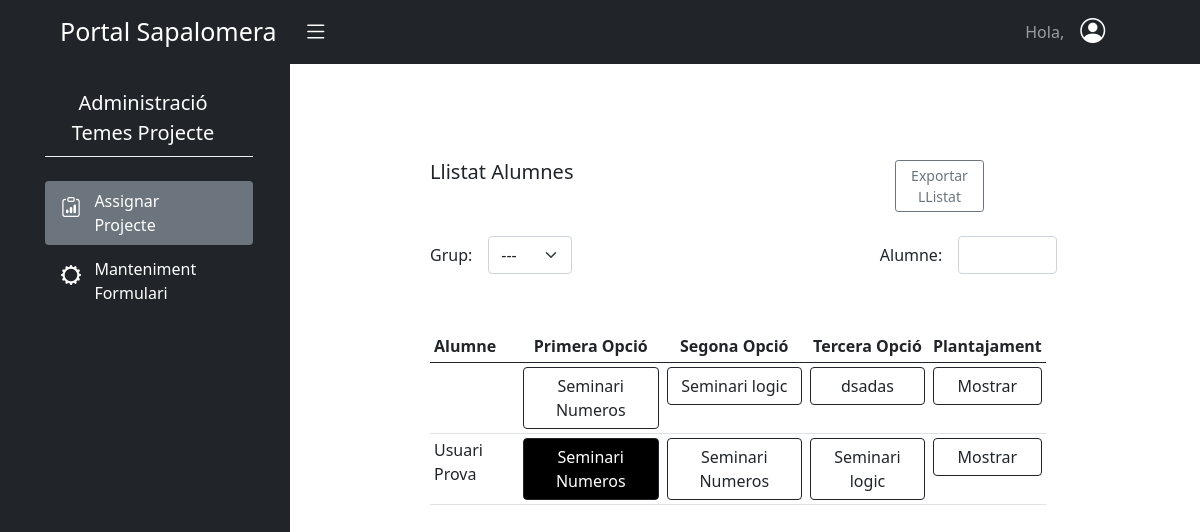
/batxilleratProjecte/assignarProjecte/ (signed in), run on the app's committed database.
### batx_seminaris/models.py (models this page shows)
class Solicitud(models.Model):
    plantajament = models.TextField()
    seminari = models.ForeignKey(Seminari, on_delete=models.CASCADE)
    usuari = models.ForeignKey(User, on_delete=models.CASCADE)
    assignat = models.BooleanField(default=False)
    class Meta:
        permissions = (
            ("enviar_solicitud", "Pot enviar Solicitud"),
        )

class Seminari(models.Model):
    nom = models.CharField(max_length=100)
    departament = models.ForeignKey(Departament, on_delete=models.CASCADE)
    places = models.PositiveSmallIntegerField()
    def __str__(self):
        return self.nom

### batx_seminaris/views.py (the view)
# urls.py: path('assignarProjecte/', AssignarProjecte, name='assignar-projecte'),
@login_required
@permission_required('batx_seminaris.gestio_professor',raise_exception=True)
def AssignarProjecte(request):
    if request.method == 'POST':
        solicitudId = request.POST.get('solicitudId')
        usuariId = request.POST.get('usuariId')
        SolicitudsUsuari = Solicitud.objects.filter(usuari_id=usuariId)
        SolicitudsUsuari.filter(assignat=True).update(assignat=False)
        SolicitudsUsuari.filter(id=solicitudId).update(assignat=True)
        placesDisponibles = list(Solicitud.objects.values('seminari').annotate(num_places=F('seminari__places')-Count(Case(When(assignat=True, then=1)))))
        return JsonResponse({'data':placesDisponibles})
    else:
        Solicituds = Solicitud.objects.all()
        placesDisponibles = Solicitud.objects.values('seminari').annotate(num_places=F('seminari__places')-Count(Case(When(assignat=True, then=1))))
        solicitudsPerId={}
        for solicitud in Solicituds:
            solicitudsPerId.setdefault(solicitud.usuari_id, []).append(solicitud)
        llistaSolicitudsId = sorted(solicitudsPerId.items())
        return render(request, 'batx_seminaris/assignar_projecte.html', {'llista_solicituds': llistaSolicitudsId,'placesDisponibles':placesDisponibles})

### batx_seminaris/templates/batx_seminaris/assignar_projecte.html (shortened to what this page needs)
{% extends "base.html" %}
{% load crispy_forms_tags %}
{% load static %}
{% block content %}
<div id="wrapper">
  <div class="container-fluid">
      <div id="sidebar-wrapper">
          <ul class="sidebar-nav">
              <div class="row d-flex justify-content-center">
                  <div class="col-11">
                      <div class="row">
                          <div class="col-11 text-white">
                              <ul>
                                  <li  class="fs-5 nav-link pt-4 ps-1 text-center">Administració </br>Temes Projecte</li>
                                  <div style="background-color:#EAEFF5;height:1px;"></div>
                                  <li class=" rounded nav-link mt-4 bg-secondary" role="button">
                                    <div class="row">
                                      <div class="col-sm-2  pt-1">
                                        <i class="bi bi-clipboard-data me-3" style="font-size:20px;"></i>
                                      </div>
                                      <div class="col-sm-8 pe-2  me-4">
                                          Assignar<br>Projecte
                                      </div>
                                    </div>
                                  </li>
                                  <li onclick = "location.href= '{% url 'batxSeminaris:manteniment-formulari' %}'" class="nav-link color-boto rounded mt-1" role="button">
                                      <div class="row">
                                        <div class="col-sm-2 pt-1">
                                            <i class="bi bi-gear-wide" style="font-size:20px;" ></i>
                                        </div>
                                        <div class="col-sm-8">
                                            Manteniment <br> Formulari
                                        </div>
                                      </div>
                                    </li>
                              </ul>
                          </div>
                      </div>
                  </div>
              </div>
          </ul>
      </div>
      <div id="page-content-wrapper" class="overflow-auto" style="height:85vh">
          <div class="container-fluid">
            <div class="col p-1 ps-5">
              <div class="container p-5">
                <div class="row py-4">
                    <div class="col-sm-7">
                      <h5>Llistat Alumnes</h5>
                    </div>
                    <div class="col-sm-1"></div>
                    <div class="col-sm-2 pe-3">
                        <button type="button" class="btn btn-outline-secondary btn-sm">Exportar LListat</button>
                    </div>
                </div>
                <div class="row g-3 align-items-center">
                  <div class="col-auto">
                    <label for="grup" class="col-form-label">Grup:</label>
                  </div>
                  <div class="col-auto">
                    <select class="form-select" id="filter">
                      <option selected value="Tots">---</option>
                    </select>
                  </div>
                  <div class="col-auto">
                    <label for="alumne" class="col-form-label">Alumne:</label>
                  </div>
                  <div class="col-sm-2">
                    <input type="input" id="alumne" class="form-control">
                  </div>
                </div>
                <div class="row py-2">
                  <div class="col-md-11 py-5">
                    <table class=" table-responsive table table-sm table-hover">
                      <thead>
                        <tr>
                            <th>Alumne</th>
                            <th class="text-center">Primera Opció</th>
                            <th class="text-center">Segona Opció</th>
                            <th class="text-center">Tercera Opció</th>
                            <th class="text-center">Plantajament</th>
                        </tr>
                      </thead>
                      <tbody id="taulaSolicituds">
                        {% for key, value in llista_solicituds %}
                          <tr grup="{{value.0.usuari.groups.all.0}}">
                            <td>{{value.0.usuari.get_full_name}}</td>
                          {% for solicitud in value %}
                                <td>
                                  <button
                                        type="button"
                                        class="btn btn-outline-dark w-100 {% if solicitud.assignat == True %}active{% endif %}"
                                        data-bs-toggle="popover"
                                        usuari-id="{{solicitud.usuari_id}}"
                                        solicitud-id="{{solicitud.id}}"
                                        seminari-id="{{solicitud.seminari_id}}"
                                        data-bs-trigger="hover"
                                        data-bs-placement="top"
                                        data-bs-content="Places Disponibles: {% for places in placesDisponibles %}{% if solicitud.seminari_id == places.seminari %}{{places.num_places}}{% endif %} {% endfor %} " >{{solicitud.seminari}}</button>
                                </td>
                          {% endfor %}
                              <td>
                                <button type="button"
                                        class="btn btn-outline-dark w-100"
                                        data-bs-toggle="collapse"
                                        data-bs-target="#mostrar{{key}}"
                                        aria-controls="mostrar{{key}}">Mostrar</button>
                              </td>
                          </tr>
                        {% endfor %}
                      </tbody>
                    </table>
                  </div>
                </div>
              </div>
            </div>
          </div>
      </div>
  </div>
</div>
{% endblock %}

### static/css/style.css (style rules this page uses)
* { margin: 0; padding: 0; box-sizing: border-box; }
.active { background-color: #000 !important; }
#wrapper { padding-left: 0; -webkit-transition: all 0.5s ease; -moz-transition: all 0.5s ease; -o-transition: all 0.5s ease; transition: all 0.5s ease; }
#sidebar-wrapper { position: fixed; left: 290px; z-index: 1000; overflow-y: auto; margin-left: -290px; width: 0; height: 100%; background:#212529; -webkit-transition: all 0.5s ease; -moz-transition: all 0.5s ease; -o-transition: all 0.5s ease; transition: all 0.5s ease; }
#page-content-wrapper { padding: 15px; width: 100%; }
.sidebar-nav { position: absolute; top: 0; margin: 0; padding: 0; width: 290px; list-style: none; }
@media (min-width: 768px) { #wrapper { padding-left: 290px; } }
@media (min-width: 768px) { #sidebar-wrapper { width: 290px; } }
@media (min-width: 768px) { #page-content-wrapper { padding: 20px; } }

### data on the page
Solicitud: seminari "Seminari Numeros"
Solicitud: seminari "Seminari logic"
Solicitud: seminari "dsadas"
Solicitud: usuari.last_name "Usuari Prova", seminari "Seminari Numeros"
Solicitud: seminari "Seminari Numeros"
Solicitud: seminari "Seminari logic"
